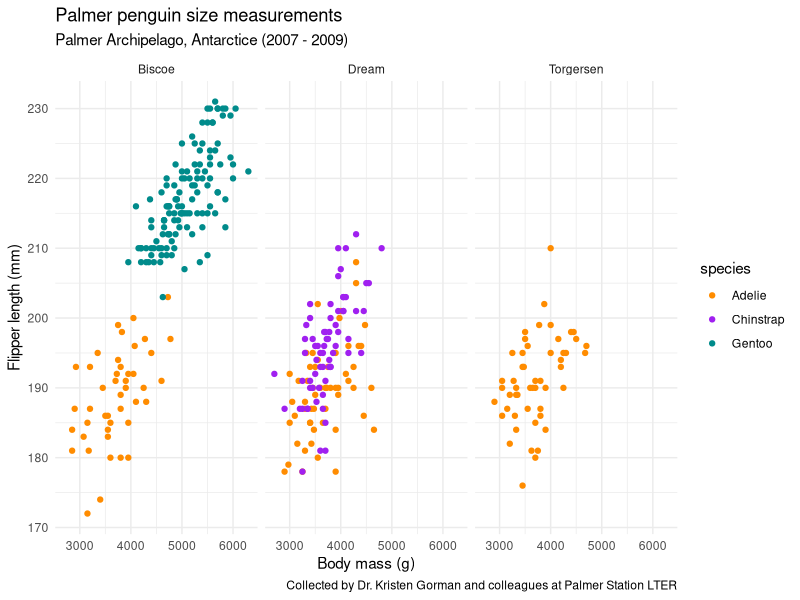

This chart was generated by the following R code:
##~~~~~~~~~~~~~~~~~~~~~~~~~~~~~~~~~~~~~~~~~~~~~~~~~~~~~~~~~~~~~~~~~~~~~~~~~~~~~~
##                            Derivative Practice                           ----
##~~~~~~~~~~~~~~~~~~~~~~~~~~~~~~~~~~~~~~~~~~~~~~~~~~~~~~~~~~~~~~~~~~~~~~~~~~~~~~

#................Practice using the function D().................

# create an expression
my_expression <- expression(5 * x^2)

#find the derivative of the expression with respect to x
my_derivative <- D(my_expression, name = "x")
my_derivative 

#evaluate derivative at x = 2.8
x <- 2.8

#evaluate
eval(my_derivative)

#....................another example with D()....................
#find derivative with respect to x
my_derivative <- D(expr = expression(3.1 * x^4 -28 * x), name = "x")
my_derivative

#create and store a function
fx <- expression(x^2)

#find the derivative with repect to x
df_dx <- D(expr = fx, name = "x")
df_dx

#you try! Example 1
fz <- expression(2 * z^3 - 10.5 * z^2 + 4.1)
dg_dz <- D(expr = fz, name = "z")
dg_dz

#you try! Example 2
fy <- expression((2* y^3 +1)^4 - 8 * y^3)
dt_dy <- D(expr = fy, name = "y")
dt_dy

# find the slope of T(y) at a range of values
y <- seq(from = -0.4, to = 2.0, by = 0.1)

#evaluate the slope of T(y) at each of those values
eval(dt_dy)

#one small change

#plotting example
library(ggplot2)
library(palmerpenguins)

ggplot(data = penguins, aes(x = body_mass_g, y = flipper_length_mm)) + geom_point(aes(color = species)) + 
scale_color_manual(values = c("darkorange","purple","cyan4")) +
  labs(x = "Body mass (g)",
       y = "Flipper length (mm)",
       title = "Palmer penguin size measurements",
       subtitle = "Palmer Archipelago, Antarctice (2007 - 2009)",
       caption = "Collected by Dr. Kristen Gorman and colleagues at Palmer Station LTER") +
  facet_wrap(~island) +
  theme_minimal()
